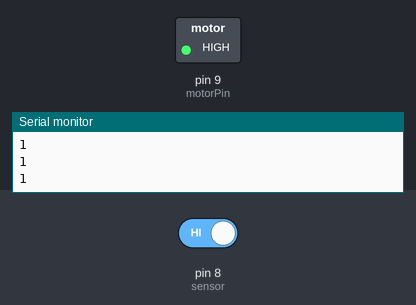
Bench run of a sketch on a simulated Arduino Uno, built with avr-gcc and run on an emulated ATmega328P. On the bench: switched loads named in the sketch (green lamp = pin HIGH), the last lines printed to the serial monitor. The inputs (shaded band) are chosen by the test bench; at power-on: pin 8 (sensor) HIGH.

Above: at 1.2 s.
1.3 s: pin 8 (sensor) driven LOW
At 1.9 s:
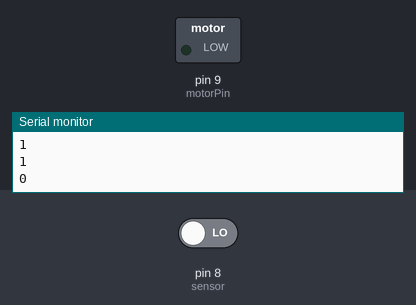
2.8 s: pin 8 (sensor) driven HIGH
At 5.4 s:
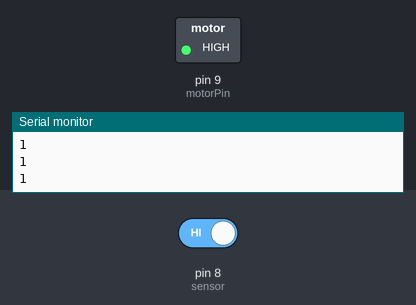
Timing chart, 0 to 6.9 s (numbered marks = the images above; inputs shaded):
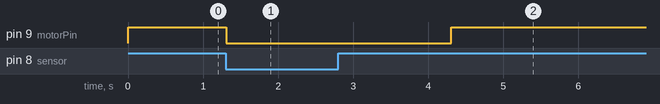

Measured:
- after the input at 1.3 s, pin 9 (motorPin): HIGH → LOW at once
- after the input at 2.8 s, pin 9 (motorPin): goes on until 4.3 s, then stays HIGH

The sketch:

dc_motor_test.ino
```cpp
int motorPin = 9;
int sensor = 8;

void setup() {
 Serial.begin(9600);
 pinMode(motorPin, OUTPUT);
 pinMode(sensor, INPUT);
}

void loop() {
  digitalWrite(motorPin, HIGH);
  delay(400);
  while(true) {
    int val = digitalRead(sensor);
    Serial.println(val);
    if (!val) {
      break;
    }
    delay(10);
  }

 digitalWrite(motorPin, LOW);
 delay(3000);


}

//    digitalWrite(motorPin, HIGH);
//    delayMicroseconds(500); // Approximately 10% duty cycle @ 1KHz
//    digitalWrite(motorPin, LOW);
//    delayMicroseconds(1000 - 500);

//    int val = digitalRead(sensor);
//    Serial.println(val);
//    if (val) {`
//      break;
//    }
```
